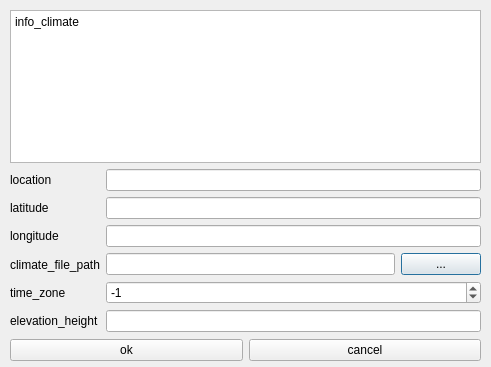
<?xml version="1.0" encoding="UTF-8"?>
<ui version="4.0">
 <class>ClimateDialog</class>
 <widget class="QDialog" name="ClimateDialog">
  <property name="geometry">
   <rect>
    <x>0</x>
    <y>0</y>
    <width>491</width>
    <height>367</height>
   </rect>
  </property>
  <property name="windowTitle">
   <string>Dialog</string>
  </property>
  <widget class="QWidget" name="verticalLayoutWidget">
   <property name="geometry">
    <rect>
     <x>10</x>
     <y>10</y>
     <width>471</width>
     <height>351</height>
    </rect>
   </property>
   <layout class="QVBoxLayout" name="verticalLayout">
    <item>
     <widget class="QTextEdit" name="info_climate">
      <property name="readOnly">
       <bool>true</bool>
      </property>
      <property name="html">
       <string>&lt;!DOCTYPE HTML PUBLIC &quot;-//W3C//DTD HTML 4.0//EN&quot; &quot;http://www.w3.org/TR/REC-html40/strict.dtd&quot;&gt;
&lt;html&gt;&lt;head&gt;&lt;meta name=&quot;qrichtext&quot; content=&quot;1&quot; /&gt;&lt;meta charset=&quot;utf-8&quot; /&gt;&lt;style type=&quot;text/css&quot;&gt;
p, li { white-space: pre-wrap; }
hr { height: 1px; border-width: 0; }
li.unchecked::marker { content: &quot;\2610&quot;; }
li.checked::marker { content: &quot;\2612&quot;; }
&lt;/style&gt;&lt;/head&gt;&lt;body style=&quot; font-family:'Segoe UI'; font-size:9pt; font-weight:400; font-style:normal;&quot;&gt;
&lt;p style=&quot; margin-top:0px; margin-bottom:0px; margin-left:0px; margin-right:0px; -qt-block-indent:0; text-indent:0px;&quot;&gt;info_climate&lt;/p&gt;&lt;/body&gt;&lt;/html&gt;</string>
      </property>
     </widget>
    </item>
    <item>
     <layout class="QHBoxLayout" name="horizontalLayout">
      <item>
       <layout class="QVBoxLayout" name="verticalLayout_2">
        <item>
         <widget class="QLabel" name="label_10">
          <property name="toolTip">
           <string>&lt;html&gt;&lt;head/&gt;&lt;body&gt;&lt;p&gt;description_location&lt;/p&gt;&lt;/body&gt;&lt;/html&gt;</string>
          </property>
          <property name="text">
           <string>location</string>
          </property>
         </widget>
        </item>
        <item>
         <widget class="QLabel" name="label_5">
          <property name="toolTip">
           <string>&lt;html&gt;&lt;head/&gt;&lt;body&gt;&lt;p&gt;description_latitude&lt;/p&gt;&lt;/body&gt;&lt;/html&gt;</string>
          </property>
          <property name="text">
           <string>latitude</string>
          </property>
         </widget>
        </item>
        <item>
         <widget class="QLabel" name="label_6">
          <property name="toolTip">
           <string>&lt;html&gt;&lt;head/&gt;&lt;body&gt;&lt;p&gt;description_longitude&lt;/p&gt;&lt;/body&gt;&lt;/html&gt;</string>
          </property>
          <property name="text">
           <string>longitude</string>
          </property>
         </widget>
        </item>
        <item>
         <widget class="QLabel" name="label_7">
          <property name="toolTip">
           <string>&lt;html&gt;&lt;head/&gt;&lt;body&gt;&lt;p&gt;description_file_path&lt;/p&gt;&lt;/body&gt;&lt;/html&gt;</string>
          </property>
          <property name="text">
           <string>climate_file_path</string>
          </property>
         </widget>
        </item>
        <item>
         <widget class="QLabel" name="label">
          <property name="toolTip">
           <string>&lt;html&gt;&lt;head/&gt;&lt;body&gt;&lt;p&gt;description_time_zone&lt;/p&gt;&lt;/body&gt;&lt;/html&gt;</string>
          </property>
          <property name="text">
           <string>time_zone</string>
          </property>
         </widget>
        </item>
        <item>
         <widget class="QLabel" name="label_2">
          <property name="toolTip">
           <string>&lt;html&gt;&lt;head/&gt;&lt;body&gt;&lt;p&gt;description_elevation_height&lt;/p&gt;&lt;/body&gt;&lt;/html&gt;</string>
          </property>
          <property name="text">
           <string>elevation_height</string>
          </property>
         </widget>
        </item>
       </layout>
      </item>
      <item>
       <layout class="QVBoxLayout" name="verticalLayout_6">
        <item>
         <widget class="QLineEdit" name="lineEdit_location">
          <property name="text">
           <string/>
          </property>
         </widget>
        </item>
        <item>
         <widget class="QLineEdit" name="lineEdit_latitude">
          <property name="text">
           <string/>
          </property>
         </widget>
        </item>
        <item>
         <widget class="QLineEdit" name="lineEdit_longitude">
          <property name="text">
           <string/>
          </property>
         </widget>
        </item>
        <item>
         <layout class="QHBoxLayout" name="horizontalLayout_3">
          <item>
           <widget class="QLineEdit" name="lineEdit_filePath">
            <property name="text">
             <string/>
            </property>
           </widget>
          </item>
          <item>
           <widget class="QPushButton" name="btn_climateFileDialog">
            <property name="toolTip">
             <string>&lt;html&gt;&lt;head/&gt;&lt;body&gt;&lt;p&gt;description_setClimatePath&lt;/p&gt;&lt;/body&gt;&lt;/html&gt;</string>
            </property>
            <property name="text">
             <string>...</string>
            </property>
           </widget>
          </item>
         </layout>
        </item>
        <item>
         <widget class="QSpinBox" name="spinBox_timeZone">
          <property name="minimum">
           <number>-12</number>
          </property>
          <property name="maximum">
           <number>12</number>
          </property>
          <property name="value">
           <number>-1</number>
          </property>
         </widget>
        </item>
        <item>
         <widget class="QLineEdit" name="lineEdit_elevationHeight"/>
        </item>
       </layout>
      </item>
     </layout>
    </item>
    <item>
     <spacer name="verticalSpacer">
      <property name="orientation">
       <enum>Qt::Orientation::Vertical</enum>
      </property>
      <property name="sizeHint" stdset="0">
       <size>
        <width>20</width>
        <height>40</height>
       </size>
      </property>
     </spacer>
    </item>
    <item>
     <layout class="QHBoxLayout" name="horizontalLayout_4">
      <item>
       <widget class="QPushButton" name="btn_ok">
        <property name="text">
         <string>ok</string>
        </property>
       </widget>
      </item>
      <item>
       <widget class="QPushButton" name="btn_cancel">
        <property name="text">
         <string>cancel</string>
        </property>
       </widget>
      </item>
     </layout>
    </item>
   </layout>
  </widget>
 </widget>
 <resources/>
 <connections/>
</ui>
